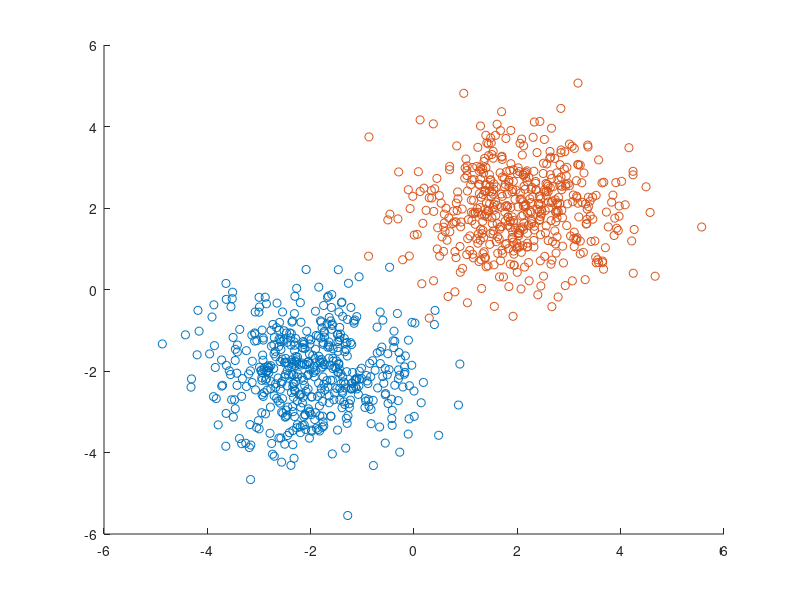

The MATLAB source for this figure:
% For simplicity, we just generate two clusters of data, each has 500
% observations
function data = data_generate(n)
if nargin < 1
    n = 500;
end
mu_1 = [-2 -2];
mu_2 = [2 2];

Sigma = eye(2);

x1 = mvnrnd(mu_1, Sigma, n);
x2 = mvnrnd(mu_2, Sigma, n);
data = [x1; x2];
scatter(x1(:,1), x1(:,2), 'o')
hold on
scatter(x2(:,1), x2(:,2), 'o')
